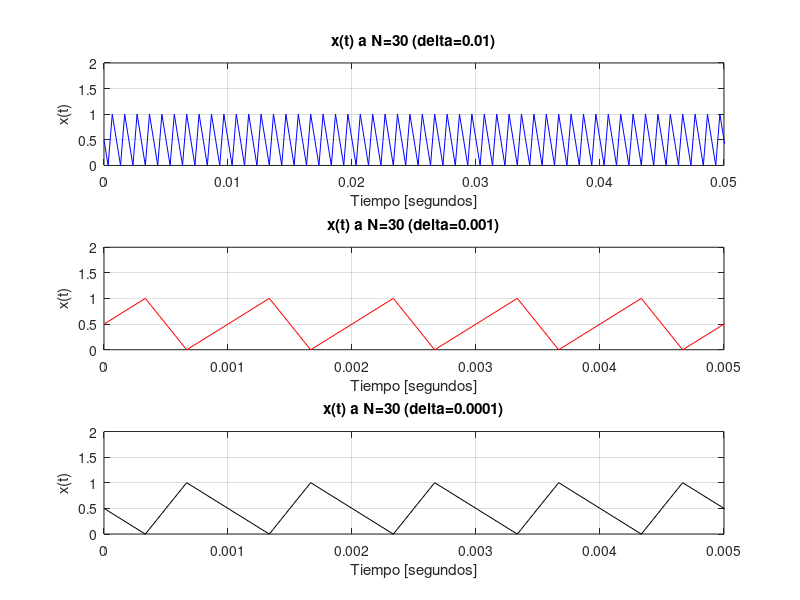

MATLAB code for this plot:
%%Definiendo variables
clc;
delta=.0000001;%definiendo ancho de pulso
delta1=.00000005;
delta2=.00000001;
T0=2*delta;%definiendo duracion del pulso
T01=2*delta1;
T02=2*delta2;
a0=(1/T0)*delta;%componente de directa
n=1:1:99; %definiendo valores de n
an=(1./(pi*n)).*sin((2*pi.*n)*(delta/T0));
bn=(1./(pi*n)).*(1.-cos((2*pi.*n)*(delta/T0)));
fm=3000;
t=0:1/fm:0.3;
R=1000;
C=.000000000002

%%Obteniendo valores de An, thetan, an, bn
An=((sqrt(2))./(pi.*n)).*(sqrt(1.-cos((2*pi.*n)*(delta/T0))));%vector de An
thetan=atan2(bn,an);%vector de theta sub n

n=[0,n];
An=[a0,An];
thetan=[0,thetan];

x=0;
x1=0;
x2=0;
for i=1:100
    x=An(i)*cos(2*pi*n(i)*(1/T0)*t-thetan(i))+x;
    x1=An(i)*cos(2*pi*n(i)*(1/T01)*t-thetan(i))+x1;
    x2=An(i)*cos(2*pi*n(i)*(1/T02)*t-thetan(i))+x2;
end


%% Se definien subplots y donde estara situado cada uno en la ventana 
subplot(3,1,1);
plot(t,x, 'b');
title('x(t) a N=30 (delta=0.01)');
xlabel('Tiempo [segundos]');
ylabel('x(t)');
axis([0 0.05 0 2]);
grid;

%% 
subplot(3,1,2);
plot(t,x1, 'red');
title('x(t) a N=30 (delta=0.001)');
xlabel('Tiempo [segundos]');
ylabel('x(t)');
axis([0 0.005 0 2]);
grid;

%%
subplot(3,1,3);
plot(t,x2, 'black');
title('x(t) a N=30 (delta=0.0001)');
xlabel('Tiempo [segundos]');
ylabel('x(t)');
axis([0 0.005 0 2]);
grid;